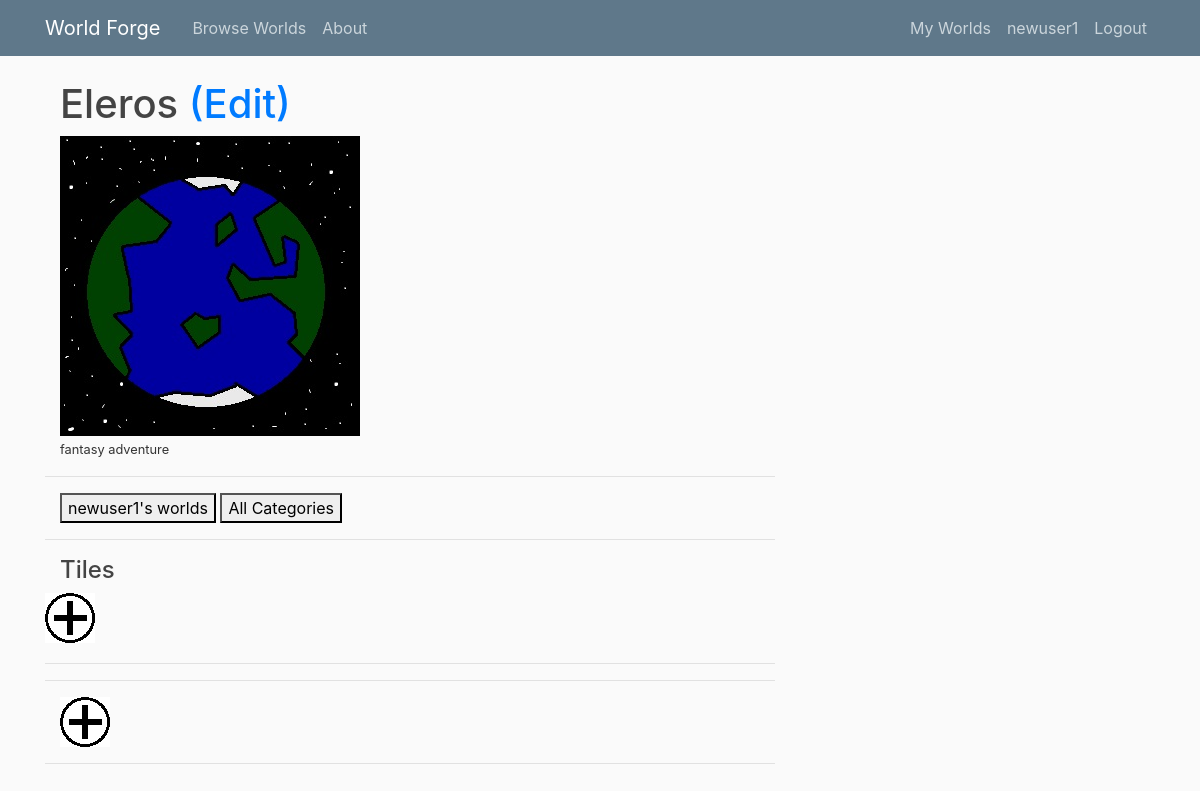
/forge/newuser1/Eleros/ (signed in), run on an earlier commit of the app's database.
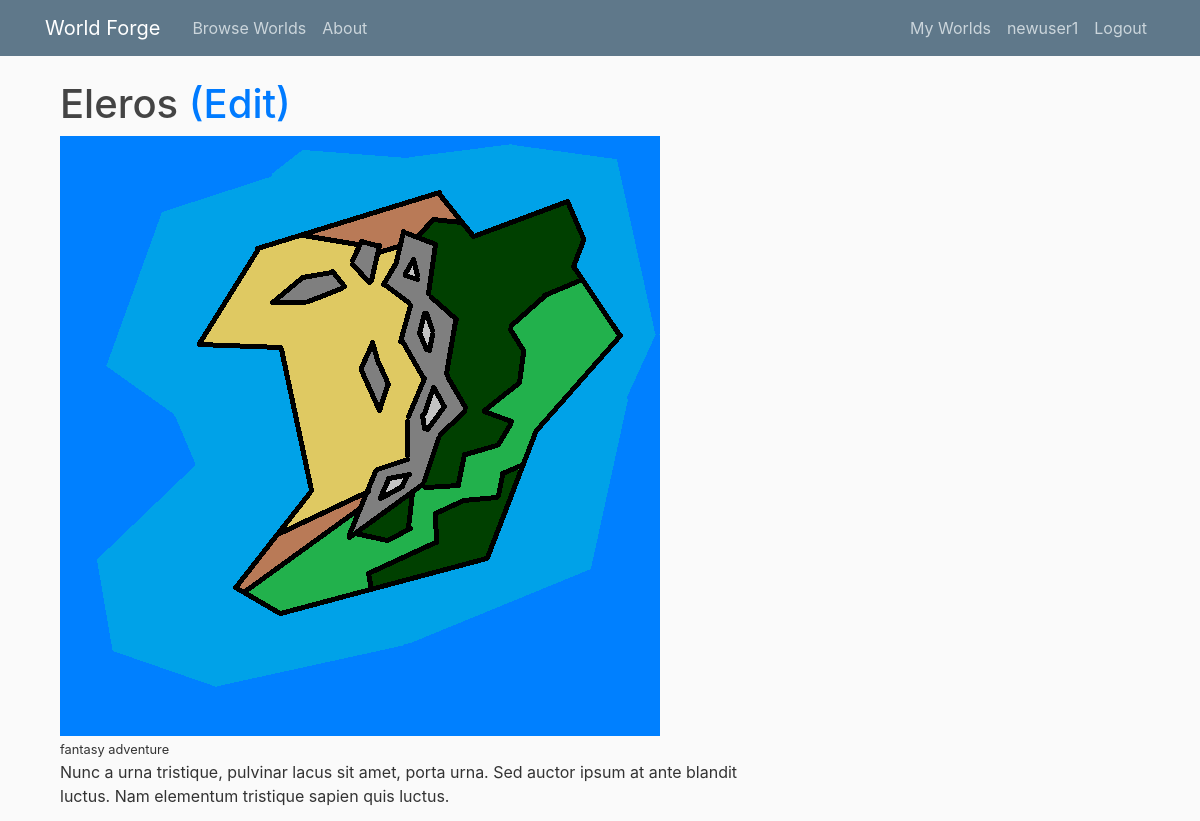
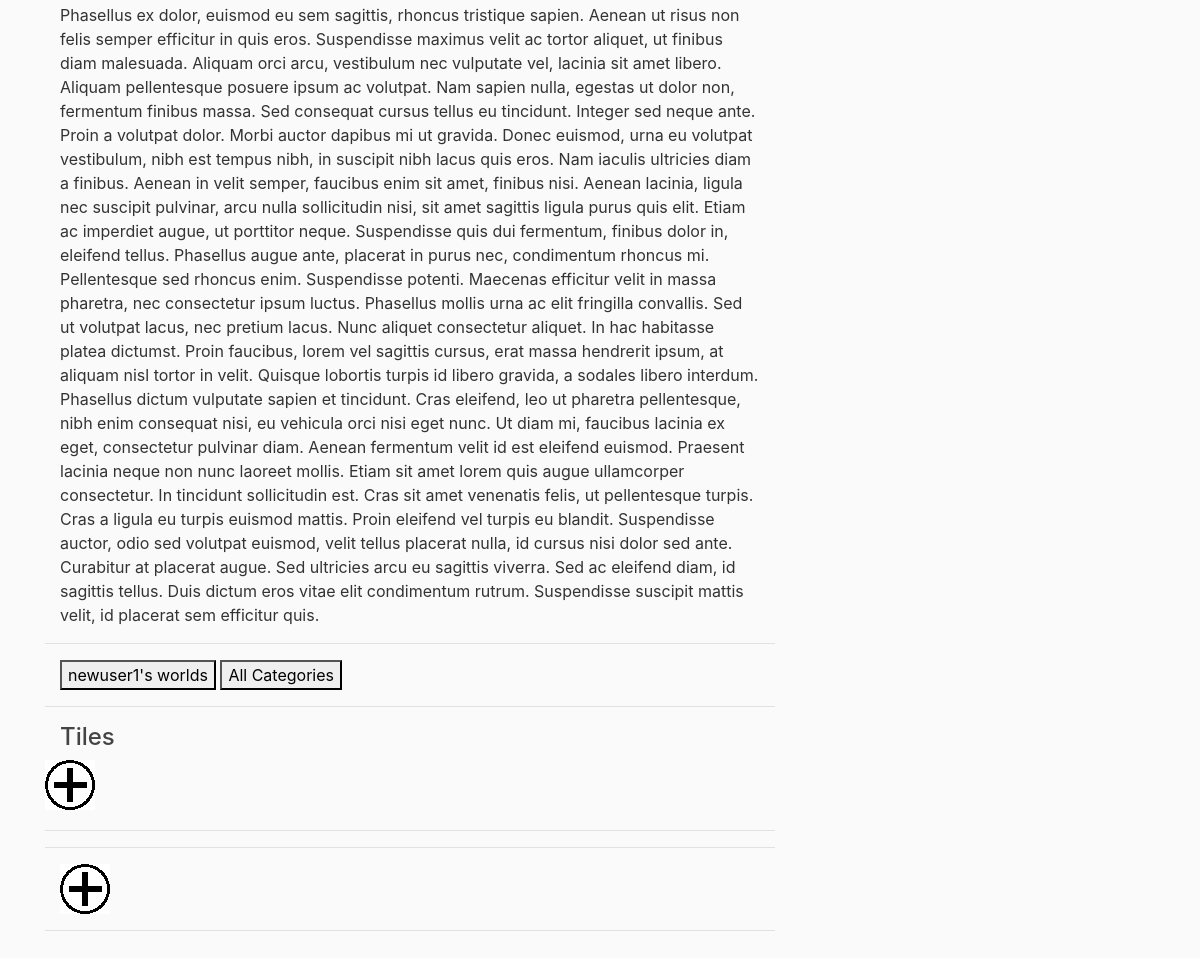
And on a later commit of the database (2 pictures, top to bottom).
### forge/models.py (models this page shows, shortened)
class World(models.Model):
    is_public = models.BooleanField(default=False)
    name = models.CharField(max_length=100, validators=[validate_name,])
    genre = models.CharField(max_length=100, blank=True)
    description = models.TextField(blank=True)
    story = models.TextField(blank=True)
    creator = models.ForeignKey(User, on_delete=models.CASCADE)
    image = models.ImageField(default='default_world.jpg', upload_to='world_images')
    image_thumb = models.ImageField(default='default_world_thumb.jpg', upload_to='world_images/thumbs')
    image_credit = models.CharField(max_length=120, blank=True)
    str_name = models.CharField(max_length=200, blank=True)
    class Meta:
        ordering = ('str_name',)
        unique_together= (('creator', 'name'),)

### forge/views.py (the view)
# urls.py: url(r'^(?P<username>[A-Za-z0-9]+)/(?P<world_name>[^\\]+)/$', views.world_detail, name='world_detail'),
def world_detail(request, username, world_name):
    user_obj = User.objects.get(username=username)
    world = World.objects.get(creator=user_obj, name=world_name)
    tiles = Tile.objects.filter(creator=user_obj, world=world)
    categories = Category.objects.filter(creator=user_obj, world=world)
    things = Thing.objects.filter(creator=user_obj, world=world)
    is_user = True if request.user == user_obj else False
    context = {
        'is_user': is_user,
        'user_obj':user_obj,
        'world': world,
        'tiles': tiles,
        'categories':categories,
        'things': things,
        }
    return render(request, 'forge/world_detail.html', context)

### forge/templates/forge/world_detail.html (shortened to what this page needs)
{% extends 'forge/base.html' %}
{% load static %}
{% block content %}
{% if world.is_public or is_user %}
  <div class='container'>
    <h1>{{ world.name }}
        {% if is_user %}
        <a href="{% url 'update_world' world.pk user_obj.username world.name %}">(Edit)</a>
        {% endif %}
    </h1>
    <img src="{{ world.image.url }}">
    <small>{{ world.genre }}</small>
    <p>{{ world.description }}</p>
    <p>{{ world.story }}</p>
  </div>
  <hr/>
  <div class="container">
      <a href="{% url 'world_index' user_obj.username %}" style='text-decoration: none'><button>{{ user_obj.username }}'s worlds</button></a>
      <a href="{% url 'category_index' user_obj.username world.name %}" style='text-decoration: none'><button>All Categories</button></a>
  </div>
  <hr/>
  <div class="container">
    <h4>Tiles</h4>
    <div class="row">
      {% if is_user %}
      <div class="mb-1 mr-1">
        <a href="{% url 'create_tile' user_obj.username world.name %}">
            <img src="{% static 'forge/add_item.png' %}" title="New Tile">
        </a>
      </div>
      {% endif %}
    </div>
  </div>
  <hr/>
  {% if is_user %}
  <hr/>
  <div class="container">
    <a href="{% url 'create_category' user.username world.name 'created_from_world' %}">
      <img src="{% static 'forge/add_item.png' %}" title="New Category">
    </a>
  </div>
  <hr/>
  {% endif %}
{% else %}
<h2> This world is set to private</h2>
{% endif %}
{% endblock %}

What changed in the data, as far as the page shows it:
changed World "Eleros": image: picture added in place of a placeholder; description (not shown) → "Nunc a urna tristique, pulvinar lacus sit amet, porta urna. Sed auctor ipsum at ante blandit luctus. Nam elementum tristique sapien quis luctus."; story (not shown) → "Phasellus ex dolor, euismod eu sem sagittis, rhoncus tristique sapien. Aenean ut risus non felis semper efficitur in quis eros. Suspendisse maximus velit ac tortor aliquet, ut finibus diam malesuada. Aliquam orci arcu, vestibulum nec vulputate vel, lacinia sit amet libero. Aliquam pellentesque posuere ipsum ac volutpat. Nam sapien nulla, egestas ut dolor non, fermentum finibus massa. Sed consequat cursus tellus eu tincidunt. Integer sed neque ante. Proin a volutpat dolor. Morbi auctor dapibus mi ut gravida. Donec euismod, urna eu volutpat vestibulum, nibh est tempus nibh, in suscipit nibh lacus quis eros. Nam iaculis ultricies diam a finibus. Aenean in velit semper, faucibus enim sit amet,…"
